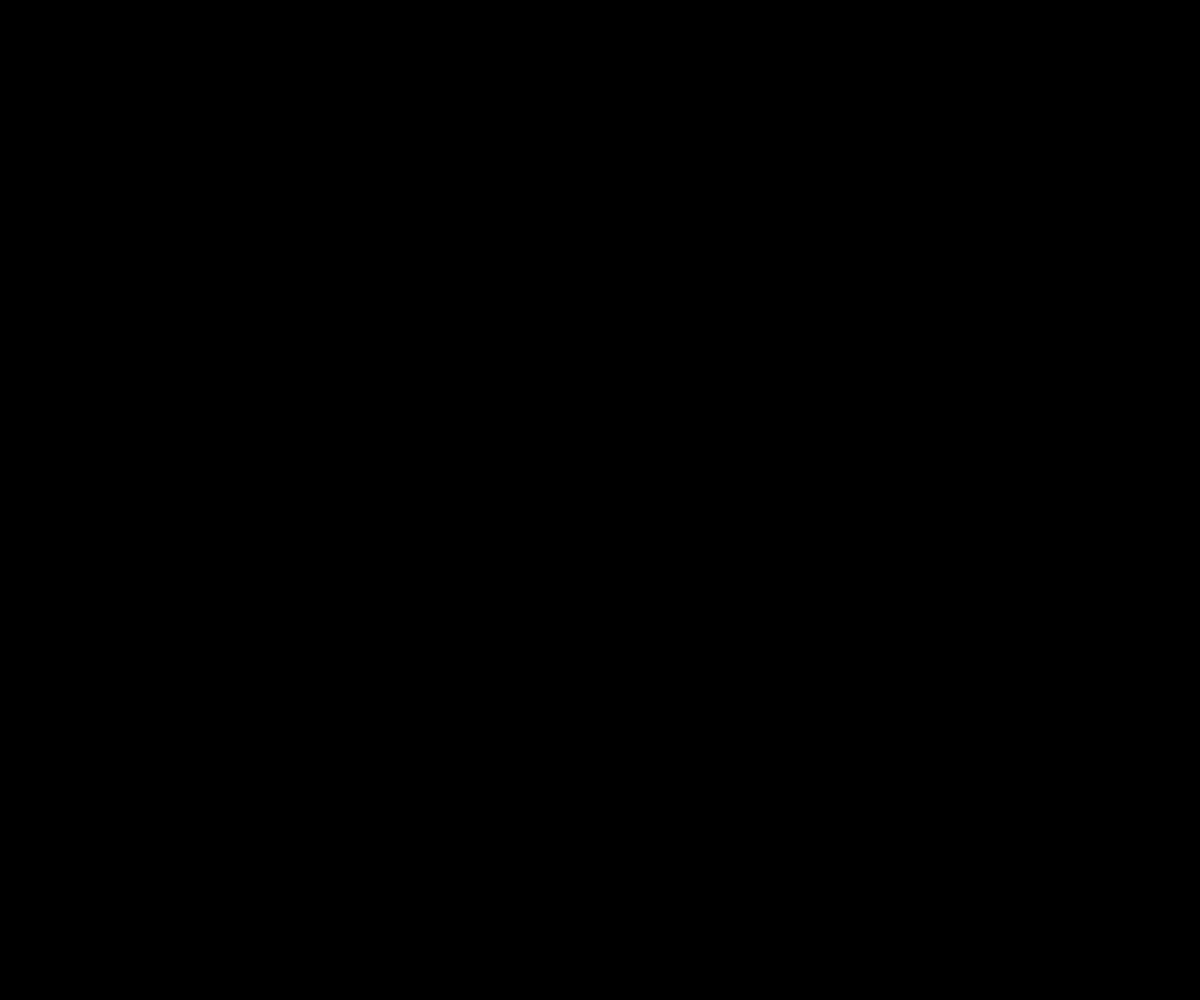
Frame 1 (no input)
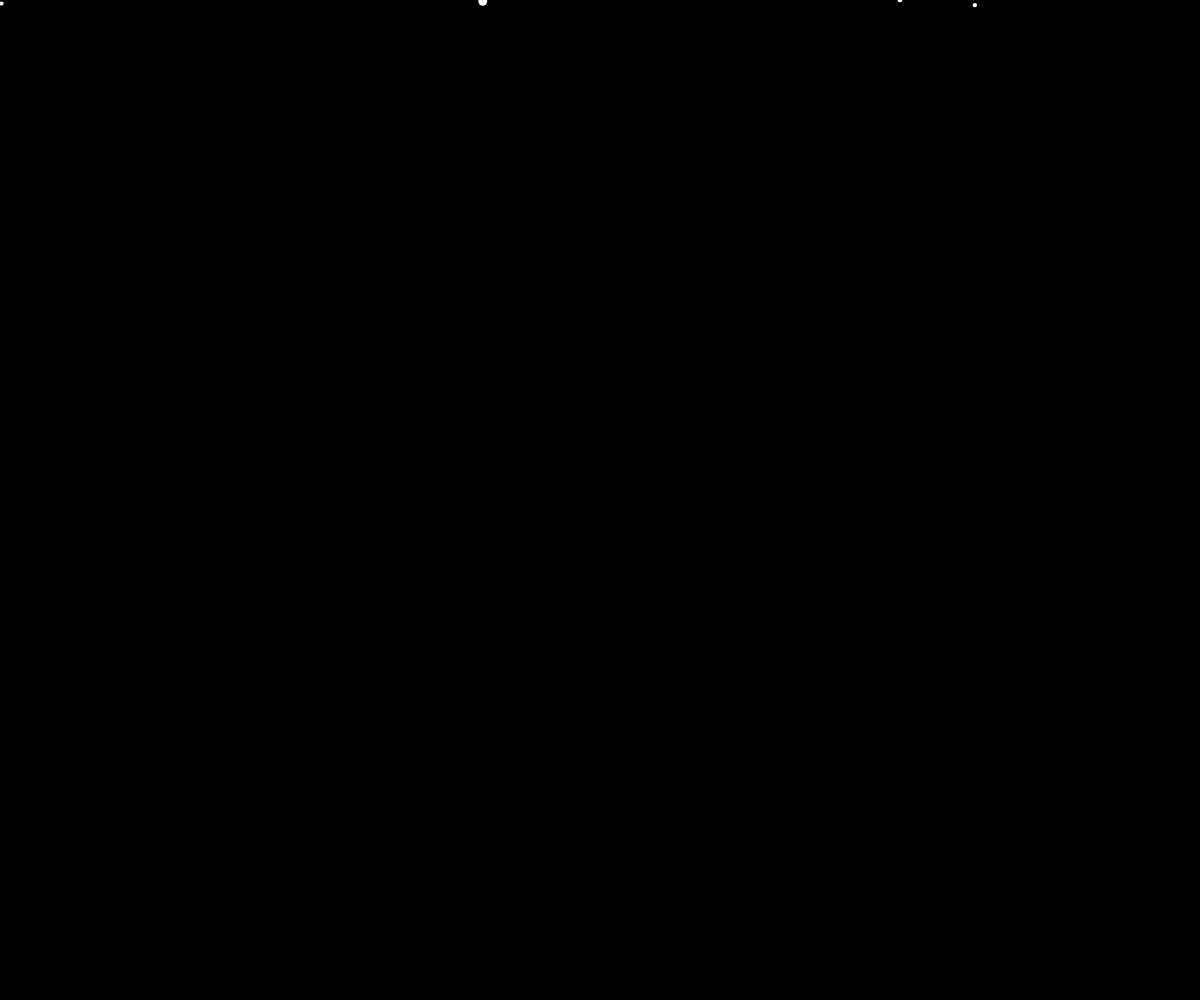
Frame 60 (no input)
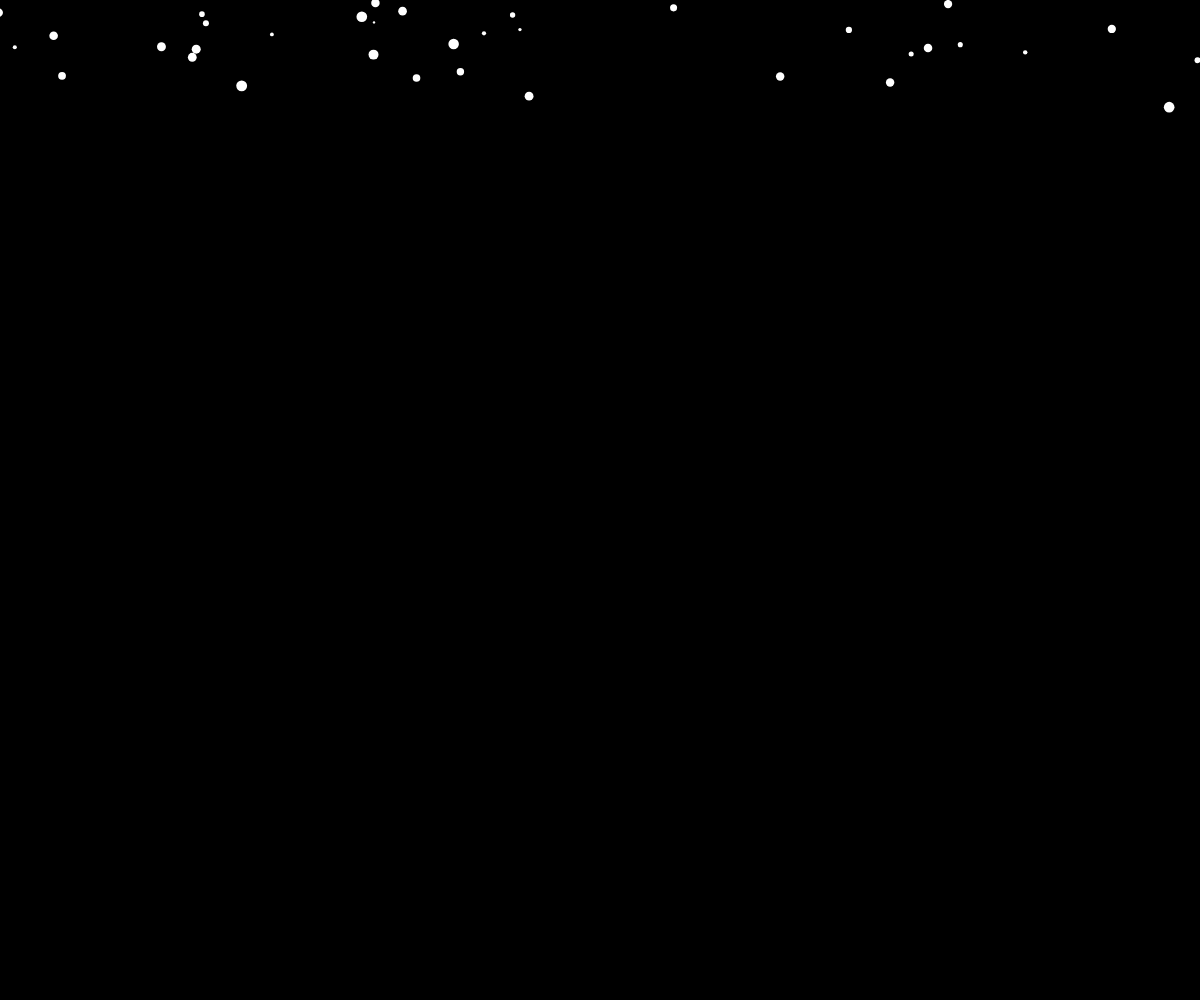
Frame 120 (the mouse pressed at the canvas centre since frame 60)

The p5.js sketch that drew these frames (run headless with seeded random() and noise() and a simulated clock; from frame 60 on, the mouse is pressed at the canvas centre):

// p5.js sketch
// ── sketch.js


let snowflake
let snow = [];





//Duh
function setup() {
  createCanvas(windowWidth,windowHeight);
//  image (img, 0, 0);
  for(i = 0; i < 500; i++){

snow.push(new Snowflake());

  }

}




//Runs each frame
function draw() {
  background(0);
    //image(img, 0, 0);
for (flake of snow)
{
flake.DrawSnow();
flake.Physics();
}




}

// ── snowflake.js
class Snowflake
{

  constructor(){
    let x = random(width);
    let y = random(-windowHeight,-10);
    this.pos = createVector(x,y);
    this.accel = createVector (0, 0.01);
    this.vel = createVector(0, 0);
    this.size = (random (10) + 1)
    this.angle = random(1);
  }



  Physics()
  {

    let accelScaled = createVector( 0, pow (this.accel.y, 3) + this.size / 500);
    this.vel.add(accelScaled);
    this.pos.add(this.vel);
    this.pos.add (createVector(sin(this.angle), 0));

    this.angle += this.vel.y / 500;


    if(this.pos.y > windowHeight){
      this.pos.y = random(-windowHeight,-5);
     this.vel = createVector(0,0);
   }

   if(this.pos.x > windowWidth + this.size){
     this.pos.x = -this.size;
   }
   if(this.pos.x < -this.size){
     this.pos.x = windowWidth + this.size;
   }

  }

  DrawSnow()
  {
    stroke (255);
    strokeWeight(this.size);

    point(this.pos.x, this.pos.y)



  }
}
